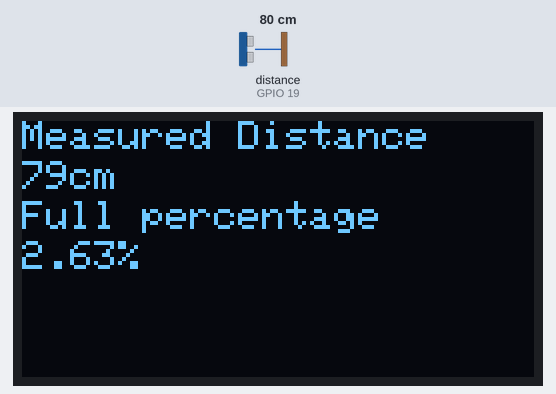
This sketch was run on a simulated ESP32. On the bench: 128×64 one-colour display. Wiring (inferred from the names in the program): ultrasonic range finder: trigger GPIO 23; echo GPIO 19. The inputs (shaded band) are chosen by the test bench; at power-on: distance to the obstacle (sensor on GPIO 19) 80 cm. The echo pulse lasts 58.3 µs per cm; the display library's start-up logo is not drawn; what the sketch prints to the serial monitor is not drawn.

Above: at 5.6 s.
5.7 s: distance to the obstacle (sensor on GPIO 19) set to 2 cm
At 10.8 s:
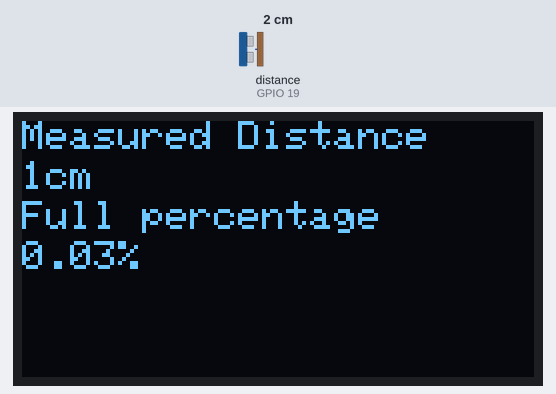
12.0 s: distance to the obstacle (sensor on GPIO 19) set to 4 cm
At 15.9 s:
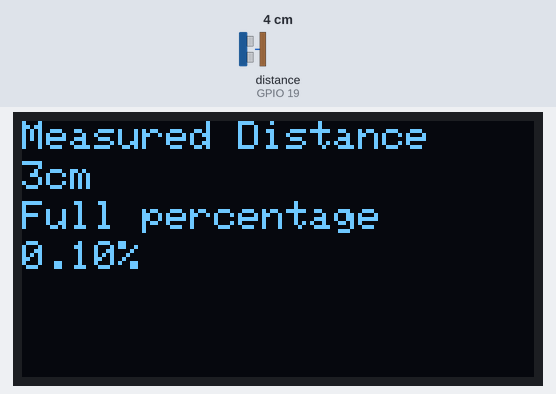
18.3 s: distance to the obstacle (sensor on GPIO 19) set to 9 cm
At 20.9 s:
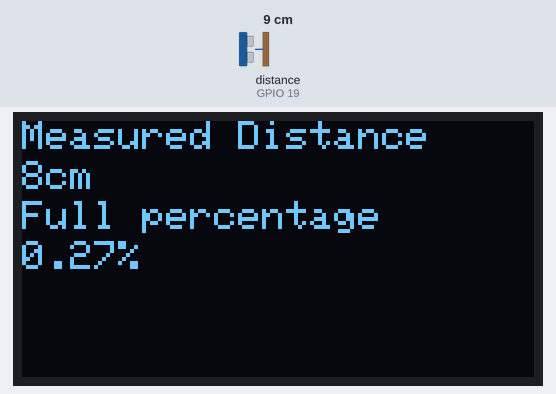
Timing chart, 0 to 22.4 s (numbered marks = the images above; inputs shaded):
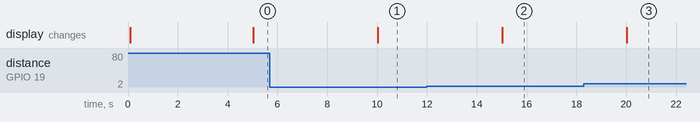

Measured:
- after the input at 5.7 s, the display: changes after 4.3 s (image 1)
- after the input at 12.0 s, the display: changes after 3.0 s (image 2)
- after the input at 18.3 s, the display: changes after 1.7 s (image 3)

The sketch:

main.ino
```cpp
#include <SPI.h>
#include <Wire.h>
#include <Adafruit_GFX.h>
#include <Adafruit_SSD1306.h>
#include <SPI.h>
#include <WiFi.h>

char ssid[] = "Rede trindade";
char pass[] = "";

int status = WL_IDLE_STATUS;

#define SCREEN_WIDTH 128
#define SCREEN_HEIGHT 64
#define OLED_RESET -1

#define SCREEN_SDA 21
#define SCREEN_SCL 22


#define ULTRASOUND_ECHO_PIN 19
#define ULTRASOUND_TRIGGER_PIN 23


Adafruit_SSD1306 display(SCREEN_WIDTH, SCREEN_HEIGHT, &Wire, OLED_RESET);


int battery_adc_voltage = 0;
float voltage_value;

String header;
int mode = -1;

void setup() {

  Serial.begin(115200);

  pinMode(ULTRASOUND_TRIGGER_PIN, OUTPUT);
  pinMode(ULTRASOUND_ECHO_PIN, INPUT);

  if (!display.begin(SSD1306_SWITCHCAPVCC, 0x3C)) {
    Serial.println(F("SSD1306 allocation failed"));
    for (;;)
      ;  // Don't proceed, loop forever
  }

  display.display();
  drawInfo();
  // // attempt to connect to Wifi network:
  // WiFi.mode(WIFI_STA);
  // WiFi.begin(ssid, pass);

  // Serial.println("\nConnecting");

  // while(WiFi.status() != WL_CONNECTED){
  //     Serial.print(".");
  //     delay(100);
  // }

  // Serial.println("\nConnected to the WiFi network");
  // Serial.print("Local ESP32 IP: ");
  // Serial.println(WiFi.localIP());

  // put your setup code here, to run once:
  delay(1000);

}

long duration = 0l;
int distance = 0;
long currentTime = millis();

void loop() {

  if(currentTime + 5000 > millis()) { return; }
  currentTime = millis();
  measureDistance();
  drawInfo();
}

float maxDistance = 30.0;

void drawInfo() {
  display.clearDisplay();

  display.setTextSize(1);       // Normal 1:1 pixel scale
  display.setTextColor(WHITE);  // Draw white text
  display.setCursor(0, 0);      // Start at top-left corner
  display.cp437(true);          // Use full 256 char 'Code Page 437' font

  // Not all the characters will fit on the display. This is normal.
  // Library will draw what it can and the rest will be clipped.
  display.write("Measured Distance");
  display.setCursor(0, 10);
  display.write(String(distance).c_str());
  display.write("cm");
  display.setCursor(0, 20);
  display.write("Full percentage");
  display.setCursor(0, 30);
  float percentage = distance / maxDistance;
  display.write(String(percentage).c_str());
  display.write("%");
  display.display();
  delay(2000);
}


void measureDistance() {
  digitalWrite(ULTRASOUND_TRIGGER_PIN,HIGH);
  delayMicroseconds(10);
  digitalWrite(ULTRASOUND_TRIGGER_PIN,LOW);
  duration=pulseIn(ULTRASOUND_ECHO_PIN,HIGH);
  distance = duration*0.017;
  Serial.print(distance);
  Serial.println(" cm");
}
```
